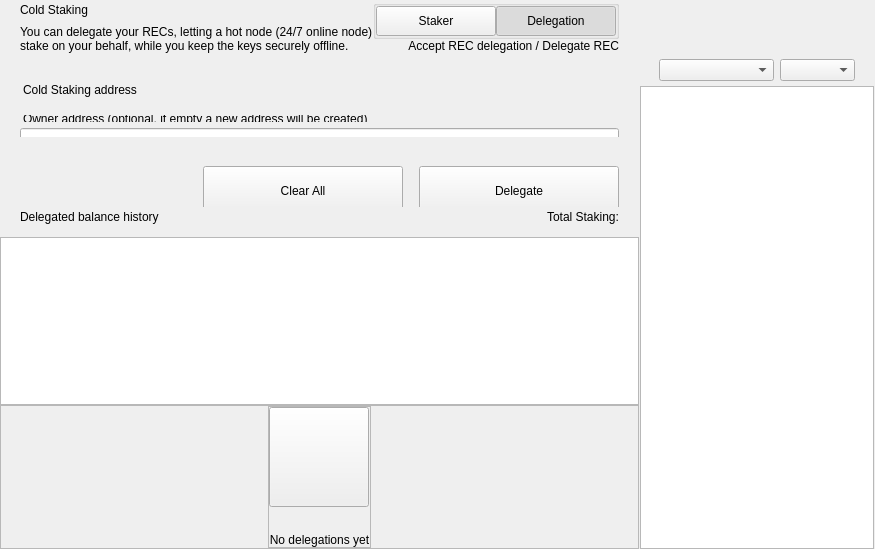
<?xml version="1.0" encoding="UTF-8"?>
<ui version="4.0">
 <class>ColdStakingWidget</class>
 <widget class="QWidget" name="ColdStakingWidget">
  <property name="geometry">
   <rect>
    <x>0</x>
    <y>0</y>
    <width>629</width>
    <height>549</height>
   </rect>
  </property>
  <property name="windowTitle">
   <string>Form</string>
  </property>
  <layout class="QHBoxLayout" name="horizontalLayout_1" stretch="2,1">
   <property name="spacing">
    <number>0</number>
   </property>
   <property name="leftMargin">
    <number>0</number>
   </property>
   <property name="topMargin">
    <number>0</number>
   </property>
   <property name="rightMargin">
    <number>0</number>
   </property>
   <property name="bottomMargin">
    <number>0</number>
   </property>
   <item>
    <widget class="QWidget" name="left" native="true">
     <layout class="QVBoxLayout" name="verticalLayout_3">
      <property name="leftMargin">
       <number>0</number>
      </property>
      <property name="topMargin">
       <number>0</number>
      </property>
      <property name="rightMargin">
       <number>0</number>
      </property>
      <property name="bottomMargin">
       <number>0</number>
      </property>
      <item>
       <layout class="QVBoxLayout" name="verticalLayout_2">
        <property name="spacing">
         <number>0</number>
        </property>
        <item>
         <layout class="QVBoxLayout" name="verticalLayoutTop">
          <property name="spacing">
           <number>0</number>
          </property>
          <property name="leftMargin">
           <number>0</number>
          </property>
          <property name="rightMargin">
           <number>0</number>
          </property>
          <item>
           <widget class="QWidget" name="containerTitle" native="true">
            <property name="sizePolicy">
             <sizepolicy hsizetype="Preferred" vsizetype="Minimum">
              <horstretch>0</horstretch>
              <verstretch>0</verstretch>
             </sizepolicy>
            </property>
            <property name="maximumSize">
             <size>
              <width>16777215</width>
              <height>100</height>
             </size>
            </property>
            <layout class="QHBoxLayout" name="containerTitleLayout">
             <property name="spacing">
              <number>0</number>
             </property>
             <property name="leftMargin">
              <number>20</number>
             </property>
             <property name="topMargin">
              <number>0</number>
             </property>
             <property name="rightMargin">
              <number>20</number>
             </property>
             <property name="bottomMargin">
              <number>0</number>
             </property>
             <item>
              <layout class="QVBoxLayout" name="verticalLayout11">
               <property name="spacing">
                <number>5</number>
               </property>
               <item>
                <widget class="QLabel" name="labelTitle">
                 <property name="text">
                  <string>Cold Staking</string>
                 </property>
                </widget>
               </item>
               <item>
                <widget class="QLabel" name="labelSubtitle1">
                 <property name="maximumSize">
                  <size>
                   <width>16777215</width>
                   <height>16777215</height>
                  </size>
                 </property>
                 <property name="text">
                  <string>You can delegate your RECs, letting a hot node (24/7 online node)
stake on your behalf, while you keep the keys securely offline.</string>
                 </property>
                </widget>
               </item>
              </layout>
             </item>
             <item>
              <spacer name="horizontalSpacer">
               <property name="orientation">
                <enum>Qt::Horizontal</enum>
               </property>
               <property name="sizeHint" stdset="0">
                <size>
                 <width>40</width>
                 <height>20</height>
                </size>
               </property>
              </spacer>
             </item>
             <item>
              <widget class="QWidget" name="containerViewPrivacyChecks" native="true">
               <layout class="QVBoxLayout" name="containerPrivacyChecks">
                <property name="spacing">
                 <number>0</number>
                </property>
                <property name="leftMargin">
                 <number>0</number>
                </property>
                <property name="topMargin">
                 <number>0</number>
                </property>
                <property name="rightMargin">
                 <number>0</number>
                </property>
                <property name="bottomMargin">
                 <number>0</number>
                </property>
                <item alignment="Qt::AlignHCenter|Qt::AlignVCenter">
                 <widget class="QGroupBox" name="groupBox">
                  <property name="title">
                   <string/>
                  </property>
                  <layout class="QHBoxLayout" name="horizontalLayout_2_1">
                   <property name="spacing">
                    <number>0</number>
                   </property>
                   <property name="leftMargin">
                    <number>0</number>
                   </property>
                   <property name="topMargin">
                    <number>0</number>
                   </property>
                   <property name="rightMargin">
                    <number>0</number>
                   </property>
                   <property name="bottomMargin">
                    <number>0</number>
                   </property>
                   <item>
                    <widget class="QPushButton" name="pushLeft">
                     <property name="minimumSize">
                      <size>
                       <width>120</width>
                       <height>30</height>
                      </size>
                     </property>
                     <property name="maximumSize">
                      <size>
                       <width>120</width>
                       <height>30</height>
                      </size>
                     </property>
                     <property name="focusPolicy">
                      <enum>Qt::NoFocus</enum>
                     </property>
                     <property name="text">
                      <string>Staker</string>
                     </property>
                     <property name="checkable">
                      <bool>true</bool>
                     </property>
                     <property name="autoExclusive">
                      <bool>true</bool>
                     </property>
                    </widget>
                   </item>
                   <item>
                    <widget class="QPushButton" name="pushRight">
                     <property name="minimumSize">
                      <size>
                       <width>120</width>
                       <height>30</height>
                      </size>
                     </property>
                     <property name="maximumSize">
                      <size>
                       <width>120</width>
                       <height>30</height>
                      </size>
                     </property>
                     <property name="focusPolicy">
                      <enum>Qt::NoFocus</enum>
                     </property>
                     <property name="text">
                      <string>Delegation</string>
                     </property>
                     <property name="checkable">
                      <bool>true</bool>
                     </property>
                     <property name="checked">
                      <bool>true</bool>
                     </property>
                     <property name="autoExclusive">
                      <bool>true</bool>
                     </property>
                    </widget>
                   </item>
                  </layout>
                 </widget>
                </item>
                <item alignment="Qt::AlignTop">
                 <widget class="QLabel" name="labelSubtitle2">
                  <property name="text">
                   <string>Accept REC delegation / Delegate REC</string>
                  </property>
                  <property name="alignment">
                   <set>Qt::AlignRight|Qt::AlignTrailing|Qt::AlignVCenter</set>
                  </property>
                 </widget>
                </item>
               </layout>
              </widget>
             </item>
            </layout>
           </widget>
          </item>
          <item>
           <spacer name="verticalSpacer_2">
            <property name="orientation">
             <enum>Qt::Vertical</enum>
            </property>
            <property name="sizeType">
             <enum>QSizePolicy::Fixed</enum>
            </property>
            <property name="sizeHint" stdset="0">
             <size>
              <width>20</width>
              <height>30</height>
             </size>
            </property>
           </spacer>
          </item>
          <item>
           <widget class="QWidget" name="containerSend" native="true">
            <property name="minimumSize">
             <size>
              <width>0</width>
              <height>50</height>
             </size>
            </property>
            <layout class="QVBoxLayout" name="containerSendRow">
             <property name="spacing">
              <number>6</number>
             </property>
             <property name="leftMargin">
              <number>0</number>
             </property>
             <property name="topMargin">
              <number>0</number>
             </property>
             <property name="rightMargin">
              <number>0</number>
             </property>
             <property name="bottomMargin">
              <number>0</number>
             </property>
             <item>
              <widget class="QLabel" name="labelEditTitle">
               <property name="maximumSize">
                <size>
                 <width>16777215</width>
                 <height>30</height>
                </size>
               </property>
               <property name="styleSheet">
                <string notr="true">padding-left:20px; padding-bottom:3px;</string>
               </property>
               <property name="text">
                <string>Cold Staking address</string>
               </property>
              </widget>
             </item>
             <item>
              <spacer name="verticalSpacer_6">
               <property name="orientation">
                <enum>Qt::Vertical</enum>
               </property>
               <property name="sizeType">
                <enum>QSizePolicy::Fixed</enum>
               </property>
               <property name="sizeHint" stdset="0">
                <size>
                 <width>20</width>
                 <height>9</height>
                </size>
               </property>
              </spacer>
             </item>
             <item>
              <widget class="QWidget" name="containerOwner" native="true">
               <layout class="QVBoxLayout" name="vContainerOwner">
                <property name="spacing">
                 <number>4</number>
                </property>
                <property name="leftMargin">
                 <number>20</number>
                </property>
                <property name="topMargin">
                 <number>0</number>
                </property>
                <property name="rightMargin">
                 <number>20</number>
                </property>
                <property name="bottomMargin">
                 <number>0</number>
                </property>
                <item>
                 <widget class="QLabel" name="labelSubtitleDescription">
                  <property name="maximumSize">
                   <size>
                    <width>16777215</width>
                    <height>20</height>
                   </size>
                  </property>
                  <property name="styleSheet">
                   <string notr="true">margin-bottom:2px;
                   margin-left:0.05px;
                   padding:0px;</string>
                  </property>
                  <property name="text">
                   <string>Owner address (optional, if empty a new address will be created)</string>
                  </property>
                 </widget>
                </item>
                <item>
                 <widget class="QLineEdit" name="lineEditOwnerAddress">
                  <property name="minimumSize">
                   <size>
                    <width>0</width>
                    <height>50</height>
                   </size>
                  </property>
                  <property name="maximumSize">
                   <size>
                    <width>16777215</width>
                    <height>50</height>
                   </size>
                  </property>
                  <property name="styleSheet">
                   <string notr="true"/>
                  </property>
                  <property name="placeholderText">
                   <string>Enter owner address</string>
                  </property>
                 </widget>
                </item>
               </layout>
              </widget>
             </item>
            </layout>
           </widget>
          </item>
         </layout>
        </item>
        <item>
         <spacer name="verticalSpacer_3">
          <property name="orientation">
           <enum>Qt::Vertical</enum>
          </property>
          <property name="sizeType">
           <enum>QSizePolicy::Minimum</enum>
          </property>
          <property name="sizeHint" stdset="0">
           <size>
            <width>20</width>
            <height>20</height>
           </size>
          </property>
         </spacer>
        </item>
        <item>
         <widget class="QWidget" name="containerBtn" native="true">
          <property name="minimumSize">
           <size>
            <width>0</width>
            <height>50</height>
           </size>
          </property>
          <layout class="QHBoxLayout" name="horizontalLayout">
           <property name="rightMargin">
            <number>20</number>
           </property>
           <item>
            <spacer name="horizontalSpacer_2">
             <property name="orientation">
              <enum>Qt::Horizontal</enum>
             </property>
             <property name="sizeHint" stdset="0">
              <size>
               <width>200</width>
               <height>20</height>
              </size>
             </property>
            </spacer>
           </item>
           <item>
            <layout class="QHBoxLayout" name="horizontalLayout_7">
             <item>
              <spacer name="horizontalSpacer_3">
               <property name="orientation">
                <enum>Qt::Horizontal</enum>
               </property>
               <property name="sizeType">
                <enum>QSizePolicy::Expanding</enum>
               </property>
               <property name="sizeHint" stdset="0">
                <size>
                 <width>40</width>
                 <height>20</height>
                </size>
               </property>
              </spacer>
             </item>
             <item>
              <widget class="QPushButton" name="pushButtonClear">
               <property name="minimumSize">
                <size>
                 <width>200</width>
                 <height>50</height>
                </size>
               </property>
               <property name="focusPolicy">
                <enum>Qt::NoFocus</enum>
               </property>
               <property name="text">
                <string>Clear All</string>
               </property>
              </widget>
             </item>
             <item>
              <spacer name="horizontalSpacer_4">
               <property name="orientation">
                <enum>Qt::Horizontal</enum>
               </property>
               <property name="sizeType">
                <enum>QSizePolicy::Fixed</enum>
               </property>
               <property name="sizeHint" stdset="0">
                <size>
                 <width>10</width>
                 <height>20</height>
                </size>
               </property>
              </spacer>
             </item>
             <item>
              <widget class="QPushButton" name="pushButtonSend">
               <property name="minimumSize">
                <size>
                 <width>200</width>
                 <height>50</height>
                </size>
               </property>
               <property name="maximumSize">
                <size>
                 <width>200</width>
                 <height>50</height>
                </size>
               </property>
               <property name="focusPolicy">
                <enum>Qt::NoFocus</enum>
               </property>
               <property name="text">
                <string>Delegate</string>
               </property>
              </widget>
             </item>
            </layout>
           </item>
          </layout>
         </widget>
        </item>
        <item>
         <widget class="QWidget" name="containerHistoryLabel" native="true">
          <layout class="QHBoxLayout" name="horizontalLayout_4">
           <property name="spacing">
            <number>0</number>
           </property>
           <property name="leftMargin">
            <number>20</number>
           </property>
           <property name="topMargin">
            <number>0</number>
           </property>
           <property name="rightMargin">
            <number>20</number>
           </property>
           <property name="bottomMargin">
            <number>0</number>
           </property>
           <item>
            <widget class="QWidget" name="verticalWidget" native="true">
             <property name="minimumSize">
              <size>
               <width>100</width>
               <height>0</height>
              </size>
             </property>
             <layout class="QVBoxLayout" name="verticalLayout_58">
              <property name="leftMargin">
               <number>0</number>
              </property>
              <property name="topMargin">
               <number>0</number>
              </property>
              <property name="rightMargin">
               <number>0</number>
              </property>
              <property name="bottomMargin">
               <number>0</number>
              </property>
              <item>
               <widget class="QLabel" name="labelListHistory">
                <property name="text">
                 <string>Delegated balance history</string>
                </property>
               </widget>
              </item>
             </layout>
            </widget>
           </item>
           <item>
            <spacer name="horizontalSpacer_5">
             <property name="orientation">
              <enum>Qt::Horizontal</enum>
             </property>
             <property name="sizeHint" stdset="0">
              <size>
               <width>40</width>
               <height>20</height>
              </size>
             </property>
            </spacer>
           </item>
           <item>
            <widget class="QLabel" name="labelStakingTotal">
             <property name="text">
              <string>Total Staking:</string>
             </property>
            </widget>
           </item>
          </layout>
         </widget>
        </item>
        <item>
         <layout class="QVBoxLayout" name="verticalLayout_64">
          <property name="spacing">
           <number>0</number>
          </property>
          <item>
           <spacer name="verticalSpacer_44">
            <property name="orientation">
             <enum>Qt::Vertical</enum>
            </property>
            <property name="sizeType">
             <enum>QSizePolicy::Fixed</enum>
            </property>
            <property name="sizeHint" stdset="0">
             <size>
              <width>20</width>
              <height>10</height>
             </size>
            </property>
           </spacer>
          </item>
          <item>
           <widget class="QListView" name="listView">
            <property name="enabled">
             <bool>true</bool>
            </property>
            <property name="mouseTracking">
             <bool>true</bool>
            </property>
           </widget>
          </item>
          <item>
           <widget class="QFrame" name="emptyContainer">
            <property name="minimumSize">
             <size>
              <width>0</width>
              <height>100</height>
             </size>
            </property>
            <property name="frameShape">
             <enum>QFrame::StyledPanel</enum>
            </property>
            <property name="frameShadow">
             <enum>QFrame::Raised</enum>
            </property>
            <layout class="QVBoxLayout" name="verticalLayout_71" stretch="1,8">
             <property name="spacing">
              <number>0</number>
             </property>
             <property name="leftMargin">
              <number>0</number>
             </property>
             <property name="topMargin">
              <number>0</number>
             </property>
             <property name="rightMargin">
              <number>0</number>
             </property>
             <property name="bottomMargin">
              <number>0</number>
             </property>
             <item>
              <spacer name="verticalSpacer">
               <property name="orientation">
                <enum>Qt::Vertical</enum>
               </property>
               <property name="sizeHint" stdset="0">
                <size>
                 <width>20</width>
                 <height>20</height>
                </size>
               </property>
              </spacer>
             </item>
             <item alignment="Qt::AlignHCenter|Qt::AlignVCenter">
              <widget class="QFrame" name="emptyScreen">
               <property name="sizePolicy">
                <sizepolicy hsizetype="Expanding" vsizetype="Expanding">
                 <horstretch>0</horstretch>
                 <verstretch>0</verstretch>
                </sizepolicy>
               </property>
               <property name="frameShape">
                <enum>QFrame::StyledPanel</enum>
               </property>
               <property name="frameShadow">
                <enum>QFrame::Raised</enum>
               </property>
               <layout class="QVBoxLayout" name="verticalLayout">
                <property name="spacing">
                 <number>30</number>
                </property>
                <property name="leftMargin">
                 <number>0</number>
                </property>
                <property name="topMargin">
                 <number>0</number>
                </property>
                <property name="rightMargin">
                 <number>0</number>
                </property>
                <property name="bottomMargin">
                 <number>0</number>
                </property>
                <item alignment="Qt::AlignHCenter|Qt::AlignVCenter">
                 <widget class="QPushButton" name="pushImgEmpty">
                  <property name="minimumSize">
                   <size>
                    <width>100</width>
                    <height>100</height>
                   </size>
                  </property>
                  <property name="maximumSize">
                   <size>
                    <width>100</width>
                    <height>100</height>
                   </size>
                  </property>
                  <property name="focusPolicy">
                   <enum>Qt::NoFocus</enum>
                  </property>
                  <property name="text">
                   <string/>
                  </property>
                  <property name="iconSize">
                   <size>
                    <width>100</width>
                    <height>100</height>
                   </size>
                  </property>
                 </widget>
                </item>
                <item alignment="Qt::AlignHCenter|Qt::AlignVCenter">
                 <widget class="QLabel" name="labelEmpty">
                  <property name="styleSheet">
                   <string notr="true"/>
                  </property>
                  <property name="text">
                   <string>No delegations yet</string>
                  </property>
                  <property name="alignment">
                   <set>Qt::AlignCenter</set>
                  </property>
                 </widget>
                </item>
               </layout>
              </widget>
             </item>
            </layout>
           </widget>
          </item>
         </layout>
        </item>
       </layout>
      </item>
     </layout>
    </widget>
   </item>
   <item>
    <widget class="QWidget" name="right" native="true">
     <layout class="QVBoxLayout" name="rightContainer">
      <property name="spacing">
       <number>0</number>
      </property>
      <property name="leftMargin">
       <number>1</number>
      </property>
      <property name="topMargin">
       <number>0</number>
      </property>
      <property name="rightMargin">
       <number>1</number>
      </property>
      <property name="bottomMargin">
       <number>0</number>
      </property>
      <item>
       <widget class="QWidget" name="containerRightButtons" native="true">
        <property name="minimumSize">
         <size>
          <width>0</width>
          <height>50</height>
         </size>
        </property>
        <layout class="QVBoxLayout" name="verticalLayout_4">
         <property name="leftMargin">
          <number>19</number>
         </property>
         <property name="topMargin">
          <number>0</number>
         </property>
         <property name="rightMargin">
          <number>19</number>
         </property>
         <property name="bottomMargin">
          <number>0</number>
         </property>
         <item>
          <widget class="OptionButton" name="btnCoinControl" native="true">
           <property name="minimumSize">
            <size>
             <width>0</width>
             <height>0</height>
            </size>
           </property>
          </widget>
         </item>
         <item>
          <widget class="OptionButton" name="btnColdStaking" native="true"/>
         </item>
         <item>
          <widget class="OptionButton" name="btnMyStakingAddresses" native="true">
           <property name="sizePolicy">
            <sizepolicy hsizetype="Preferred" vsizetype="Minimum">
             <horstretch>0</horstretch>
             <verstretch>0</verstretch>
            </sizepolicy>
           </property>
          </widget>
         </item>
        </layout>
       </widget>
      </item>
      <item>
       <widget class="QWidget" name="sortWidget" native="true">
        <layout class="QHBoxLayout" name="horizontalLayout_6">
         <property name="leftMargin">
          <number>19</number>
         </property>
         <property name="rightMargin">
          <number>19</number>
         </property>
         <property name="bottomMargin">
          <number>5</number>
         </property>
         <item>
          <spacer name="horizontalSpacer_6">
           <property name="orientation">
            <enum>Qt::Horizontal</enum>
           </property>
           <property name="sizeHint" stdset="0">
            <size>
             <width>40</width>
             <height>20</height>
            </size>
           </property>
          </spacer>
         </item>
         <item>
          <widget class="QComboBox" name="comboBoxSort">
           <property name="sizePolicy">
            <sizepolicy hsizetype="Preferred" vsizetype="Fixed">
             <horstretch>0</horstretch>
             <verstretch>0</verstretch>
            </sizepolicy>
           </property>
           <property name="minimumSize">
            <size>
             <width>115</width>
             <height>0</height>
            </size>
           </property>
          </widget>
         </item>
         <item>
          <widget class="QComboBox" name="comboBoxSortOrder">
           <property name="sizePolicy">
            <sizepolicy hsizetype="Preferred" vsizetype="Fixed">
             <horstretch>0</horstretch>
             <verstretch>0</verstretch>
            </sizepolicy>
           </property>
           <property name="minimumSize">
            <size>
             <width>75</width>
             <height>0</height>
            </size>
           </property>
          </widget>
         </item>
        </layout>
       </widget>
      </item>
      <item>
       <widget class="QListView" name="listViewStakingAddress">
        <property name="enabled">
         <bool>true</bool>
        </property>
        <property name="mouseTracking">
         <bool>true</bool>
        </property>
       </widget>
      </item>
     </layout>
    </widget>
   </item>
  </layout>
 </widget>
 <customwidgets>
  <customwidget>
   <class>OptionButton</class>
   <extends>QWidget</extends>
   <header>qt/real_e_coin/optionbutton.h</header>
   <container>1</container>
  </customwidget>
 </customwidgets>
 <resources/>
 <connections/>
</ui>
